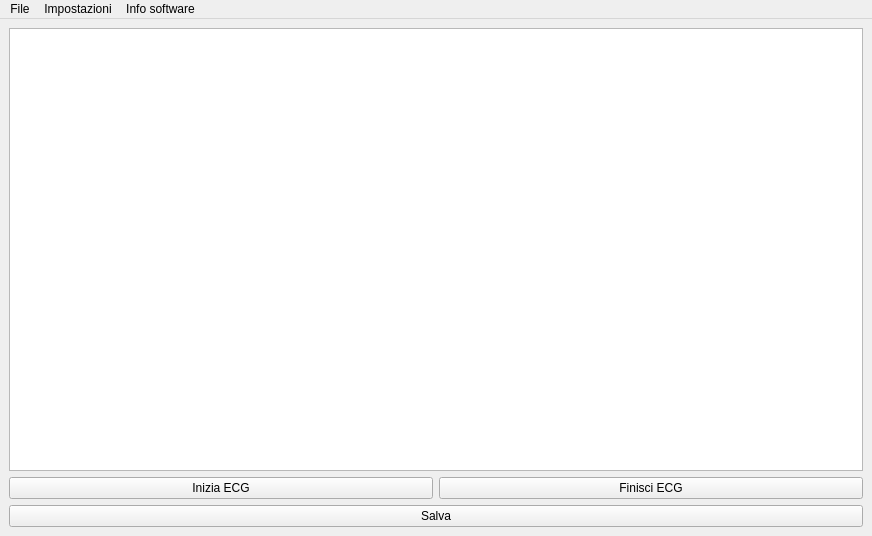
<?xml version="1.0" encoding="UTF-8"?>
<ui version="4.0">
 <class>MainWindow</class>
 <widget class="QMainWindow" name="MainWindow">
  <property name="geometry">
   <rect>
    <x>0</x>
    <y>0</y>
    <width>872</width>
    <height>536</height>
   </rect>
  </property>
  <property name="windowTitle">
   <string>Elettrocardiografo</string>
  </property>
  <property name="windowIcon">
   <iconset>
    <normaloff>Resources/ecg.png</normaloff>Resources/ecg.png</iconset>
  </property>
  <property name="toolButtonStyle">
   <enum>Qt::ToolButtonIconOnly</enum>
  </property>
  <widget class="QWidget" name="centralwidget">
   <property name="layoutDirection">
    <enum>Qt::LeftToRight</enum>
   </property>
   <layout class="QHBoxLayout" name="horizontalLayout">
    <item>
     <layout class="QVBoxLayout" name="verticalLayout_2">
      <item>
       <widget class="QGraphicsView" name="graphicsView"/>
      </item>
      <item>
       <layout class="QHBoxLayout" name="horizontalLayout_3">
        <property name="sizeConstraint">
         <enum>QLayout::SetFixedSize</enum>
        </property>
        <item>
         <widget class="QPushButton" name="pushButton_2">
          <property name="text">
           <string>Inizia ECG</string>
          </property>
         </widget>
        </item>
        <item>
         <widget class="QPushButton" name="pushButton">
          <property name="text">
           <string>Finisci ECG</string>
          </property>
         </widget>
        </item>
       </layout>
      </item>
      <item>
       <widget class="QPushButton" name="save">
        <property name="toolTipDuration">
         <number>-1</number>
        </property>
        <property name="text">
         <string>Salva</string>
        </property>
        <property name="icon">
         <iconset>
          <normaloff>Resources/save.png</normaloff>Resources/save.png</iconset>
        </property>
       </widget>
      </item>
     </layout>
    </item>
   </layout>
  </widget>
  <widget class="QMenuBar" name="menuBar">
   <property name="geometry">
    <rect>
     <x>0</x>
     <y>0</y>
     <width>872</width>
     <height>26</height>
    </rect>
   </property>
   <widget class="QMenu" name="menuFile">
    <property name="title">
     <string>File</string>
    </property>
    <addaction name="actionCarica_ECG"/>
   </widget>
   <widget class="QMenu" name="menuImpostazioni">
    <property name="title">
     <string>Impostazioni</string>
    </property>
    <addaction name="separator"/>
    <addaction name="actionImposta_indirizzo_dispositivo"/>
    <addaction name="separator"/>
    <addaction name="actionFrequenza_di_aggiornamento_grafico"/>
    <addaction name="separator"/>
    <addaction name="actionCartella_di_salvataggio"/>
    <addaction name="separator"/>
   </widget>
   <widget class="QMenu" name="menuInfo_software">
    <property name="acceptDrops">
     <bool>false</bool>
    </property>
    <property name="title">
     <string>Info software</string>
    </property>
    <addaction name="actionInfo"/>
   </widget>
   <addaction name="menuFile"/>
   <addaction name="menuImpostazioni"/>
   <addaction name="menuInfo_software"/>
  </widget>
  <action name="actionCarica_ECG">
   <property name="text">
    <string>Carica ECG</string>
   </property>
  </action>
  <action name="actionImposta_indirizzo_dispositivo">
   <property name="text">
    <string>Indirizzo dispositivo</string>
   </property>
  </action>
  <action name="actionFrequenza_di_aggiornamento_grafico">
   <property name="text">
    <string>Frequenza di aggiornamento grafico</string>
   </property>
  </action>
  <action name="actionCartella_di_salvataggio">
   <property name="text">
    <string>Cartella di salvataggio</string>
   </property>
  </action>
  <action name="actionInfo">
   <property name="text">
    <string>Info</string>
   </property>
  </action>
 </widget>
 <resources/>
 <connections/>
</ui>
